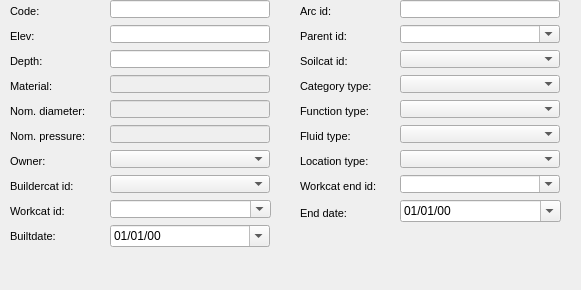
      <widget class="QWidget" name="page_41">
       <property name="geometry">
        <rect>
         <x>0</x>
         <y>0</y>
         <width>581</width>
         <height>290</height>
        </rect>
       </property>
       <attribute name="label">
        <string>Basic information</string>
       </attribute>
       <widget class="QgsDateTimeEdit" name="enddate">
        <property name="geometry">
         <rect>
          <x>400</x>
          <y>200</y>
          <width>161</width>
          <height>22</height>
         </rect>
        </property>
        <property name="displayFormat">
         <string>dd/MM/yy</string>
        </property>
        <property name="calendarPopup">
         <bool>true</bool>
        </property>
        <property name="allowNull" stdset="0">
         <bool>true</bool>
        </property>
       </widget>
       <widget class="QComboBox" name="ownercat_id">
        <property name="geometry">
         <rect>
          <x>110</x>
          <y>150</y>
          <width>160</width>
          <height>18</height>
         </rect>
        </property>
       </widget>
       <widget class="QComboBox" name="workcat_id_end">
        <property name="geometry">
         <rect>
          <x>400</x>
          <y>175</y>
          <width>160</width>
          <height>18</height>
         </rect>
        </property>
        <property name="autoFillBackground">
         <bool>true</bool>
        </property>
        <property name="editable">
         <bool>true</bool>
        </property>
        <property name="maxVisibleItems">
         <number>8</number>
        </property>
        <property name="frame">
         <bool>true</bool>
        </property>
       </widget>
       <widget class="QComboBox" name="buildercat_id">
        <property name="geometry">
         <rect>
          <x>110</x>
          <y>175</y>
          <width>160</width>
          <height>18</height>
         </rect>
        </property>
       </widget>
       <widget class="QComboBox" name="fluid_type">
        <property name="geometry">
         <rect>
          <x>400</x>
          <y>125</y>
          <width>160</width>
          <height>18</height>
         </rect>
        </property>
       </widget>
       <widget class="QgsDateTimeEdit" name="builtdate">
        <property name="geometry">
         <rect>
          <x>110</x>
          <y>225</y>
          <width>160</width>
          <height>22</height>
         </rect>
        </property>
        <property name="displayFormat">
         <string>dd/MM/yy</string>
        </property>
        <property name="calendarPopup">
         <bool>true</bool>
        </property>
        <property name="allowNull" stdset="0">
         <bool>true</bool>
        </property>
       </widget>
       <widget class="QLineEdit" name="cat_pnom">
        <property name="enabled">
         <bool>false</bool>
        </property>
        <property name="geometry">
         <rect>
          <x>110</x>
          <y>125</y>
          <width>160</width>
          <height>18</height>
         </rect>
        </property>
        <property name="frame">
         <bool>true</bool>
        </property>
       </widget>
       <widget class="QLabel" name="label_cat_matcat_id">
        <property name="geometry">
         <rect>
          <x>10</x>
          <y>75</y>
          <width>101</width>
          <height>22</height>
         </rect>
        </property>
        <property name="font">
         <font>
          <pointsize>8</pointsize>
         </font>
        </property>
        <property name="frameShape">
         <enum>QFrame::NoFrame</enum>
        </property>
        <property name="frameShadow">
         <enum>QFrame::Plain</enum>
        </property>
        <property name="text">
         <string>Material:</string>
        </property>
        <property name="textFormat">
         <enum>Qt::AutoText</enum>
        </property>
        <property name="scaledContents">
         <bool>false</bool>
        </property>
        <property name="alignment">
         <set>Qt::AlignLeading|Qt::AlignLeft|Qt::AlignVCenter</set>
        </property>
        <property name="margin">
         <number>3</number>
        </property>
       </widget>
       <widget class="QLineEdit" name="cat_matcat_id">
        <property name="enabled">
         <bool>false</bool>
        </property>
        <property name="geometry">
         <rect>
          <x>110</x>
          <y>75</y>
          <width>160</width>
          <height>18</height>
         </rect>
        </property>
        <property name="frame">
         <bool>true</bool>
        </property>
       </widget>
       <widget class="QLineEdit" name="code">
        <property name="geometry">
         <rect>
          <x>110</x>
          <y>0</y>
          <width>160</width>
          <height>18</height>
         </rect>
        </property>
        <property name="frame">
         <bool>true</bool>
        </property>
       </widget>
       <widget class="QComboBox" name="soilcat_id">
        <property name="geometry">
         <rect>
          <x>400</x>
          <y>50</y>
          <width>160</width>
          <height>18</height>
         </rect>
        </property>
       </widget>
       <widget class="QLabel" name="label_cat_pnom">
        <property name="geometry">
         <rect>
          <x>10</x>
          <y>125</y>
          <width>101</width>
          <height>22</height>
         </rect>
        </property>
        <property name="font">
         <font>
          <pointsize>8</pointsize>
         </font>
        </property>
        <property name="frameShape">
         <enum>QFrame::NoFrame</enum>
        </property>
        <property name="frameShadow">
         <enum>QFrame::Plain</enum>
        </property>
        <property name="text">
         <string>Nom. pressure:</string>
        </property>
        <property name="textFormat">
         <enum>Qt::AutoText</enum>
        </property>
        <property name="scaledContents">
         <bool>false</bool>
        </property>
        <property name="alignment">
         <set>Qt::AlignLeading|Qt::AlignLeft|Qt::AlignVCenter</set>
        </property>
        <property name="margin">
         <number>3</number>
        </property>
       </widget>
       <widget class="QLabel" name="label_builtdate">
        <property name="geometry">
         <rect>
          <x>10</x>
          <y>225</y>
          <width>101</width>
          <height>22</height>
         </rect>
        </property>
        <property name="font">
         <font>
          <pointsize>8</pointsize>
         </font>
        </property>
        <property name="frameShape">
         <enum>QFrame::NoFrame</enum>
        </property>
        <property name="frameShadow">
         <enum>QFrame::Plain</enum>
        </property>
        <property name="text">
         <string>Builtdate:</string>
        </property>
        <property name="textFormat">
         <enum>Qt::AutoText</enum>
        </property>
        <property name="scaledContents">
         <bool>false</bool>
        </property>
        <property name="alignment">
         <set>Qt::AlignLeading|Qt::AlignLeft|Qt::AlignVCenter</set>
        </property>
        <property name="margin">
         <number>3</number>
        </property>
       </widget>
       <widget class="QLabel" name="label_buildercat_id">
        <property name="geometry">
         <rect>
          <x>10</x>
          <y>175</y>
          <width>101</width>
          <height>22</height>
         </rect>
        </property>
        <property name="font">
         <font>
          <pointsize>8</pointsize>
         </font>
        </property>
        <property name="frameShape">
         <enum>QFrame::NoFrame</enum>
        </property>
        <property name="frameShadow">
         <enum>QFrame::Plain</enum>
        </property>
        <property name="text">
         <string>Buildercat id:</string>
        </property>
        <property name="textFormat">
         <enum>Qt::AutoText</enum>
        </property>
        <property name="scaledContents">
         <bool>false</bool>
        </property>
        <property name="alignment">
         <set>Qt::AlignLeading|Qt::AlignLeft|Qt::AlignVCenter</set>
        </property>
        <property name="margin">
         <number>3</number>
        </property>
       </widget>
       <widget class="QComboBox" name="location_type">
        <property name="geometry">
         <rect>
          <x>400</x>
          <y>150</y>
          <width>160</width>
          <height>18</height>
         </rect>
        </property>
       </widget>
       <widget class="QComboBox" name="parent_id">
        <property name="geometry">
         <rect>
          <x>400</x>
          <y>25</y>
          <width>160</width>
          <height>18</height>
         </rect>
        </property>
        <property name="autoFillBackground">
         <bool>true</bool>
        </property>
        <property name="editable">
         <bool>true</bool>
        </property>
        <property name="maxVisibleItems">
         <number>8</number>
        </property>
        <property name="frame">
         <bool>true</bool>
        </property>
       </widget>
       <widget class="QLabel" name="label_soilcat_id">
        <property name="geometry">
         <rect>
          <x>300</x>
          <y>50</y>
          <width>101</width>
          <height>22</height>
         </rect>
        </property>
        <property name="font">
         <font>
          <pointsize>8</pointsize>
         </font>
        </property>
        <property name="frameShape">
         <enum>QFrame::NoFrame</enum>
        </property>
        <property name="frameShadow">
         <enum>QFrame::Plain</enum>
        </property>
        <property name="text">
         <string>Soilcat id:</string>
        </property>
        <property name="textFormat">
         <enum>Qt::AutoText</enum>
        </property>
        <property name="scaledContents">
         <bool>false</bool>
        </property>
        <property name="alignment">
         <set>Qt::AlignLeading|Qt::AlignLeft|Qt::AlignVCenter</set>
        </property>
        <property name="margin">
         <number>3</number>
        </property>
       </widget>
       <widget class="QLabel" name="label_workcat_id">
        <property name="geometry">
         <rect>
          <x>10</x>
          <y>200</y>
          <width>90</width>
          <height>22</height>
         </rect>
        </property>
        <property name="font">
         <font>
          <pointsize>8</pointsize>
         </font>
        </property>
        <property name="frameShape">
         <enum>QFrame::NoFrame</enum>
        </property>
        <property name="frameShadow">
         <enum>QFrame::Plain</enum>
        </property>
        <property name="text">
         <string>Workcat id:</string>
        </property>
        <property name="textFormat">
         <enum>Qt::AutoText</enum>
        </property>
        <property name="scaledContents">
         <bool>false</bool>
        </property>
        <property name="alignment">
         <set>Qt::AlignLeading|Qt::AlignLeft|Qt::AlignVCenter</set>
        </property>
        <property name="margin">
         <number>3</number>
        </property>
       </widget>
       <widget class="QLabel" name="label_depth">
        <property name="geometry">
         <rect>
          <x>10</x>
          <y>50</y>
          <width>90</width>
          <height>22</height>
         </rect>
        </property>
        <property name="font">
         <font>
          <pointsize>8</pointsize>
          <weight>50</weight>
          <bold>false</bold>
         </font>
        </property>
        <property name="frameShape">
         <enum>QFrame::NoFrame</enum>
        </property>
        <property name="frameShadow">
         <enum>QFrame::Plain</enum>
        </property>
        <property name="text">
         <string>Depth:</string>
        </property>
        <property name="textFormat">
         <enum>Qt::AutoText</enum>
        </property>
        <property name="scaledContents">
         <bool>false</bool>
        </property>
        <property name="alignment">
         <set>Qt::AlignLeading|Qt::AlignLeft|Qt::AlignVCenter</set>
        </property>
        <property name="margin">
         <number>3</number>
        </property>
       </widget>
       <widget class="QLabel" name="label_arc_id">
        <property name="geometry">
         <rect>
          <x>300</x>
          <y>0</y>
          <width>101</width>
          <height>22</height>
         </rect>
        </property>
        <property name="font">
         <font>
          <pointsize>8</pointsize>
         </font>
        </property>
        <property name="frameShape">
         <enum>QFrame::NoFrame</enum>
        </property>
        <property name="frameShadow">
         <enum>QFrame::Plain</enum>
        </property>
        <property name="text">
         <string>Arc id:</string>
        </property>
        <property name="textFormat">
         <enum>Qt::AutoText</enum>
        </property>
        <property name="scaledContents">
         <bool>false</bool>
        </property>
        <property name="alignment">
         <set>Qt::AlignLeading|Qt::AlignLeft|Qt::AlignVCenter</set>
        </property>
        <property name="margin">
         <number>3</number>
        </property>
       </widget>
       <widget class="QLabel" name="label_parent_id">
        <property name="geometry">
         <rect>
          <x>300</x>
          <y>25</y>
          <width>101</width>
          <height>22</height>
         </rect>
        </property>
        <property name="font">
         <font>
          <pointsize>8</pointsize>
         </font>
        </property>
        <property name="frameShape">
         <enum>QFrame::NoFrame</enum>
        </property>
        <property name="frameShadow">
         <enum>QFrame::Plain</enum>
        </property>
        <property name="text">
         <string>Parent id:</string>
        </property>
        <property name="textFormat">
         <enum>Qt::AutoText</enum>
        </property>
        <property name="scaledContents">
         <bool>false</bool>
        </property>
        <property name="alignment">
         <set>Qt::AlignLeading|Qt::AlignLeft|Qt::AlignVCenter</set>
        </property>
        <property name="margin">
         <number>3</number>
        </property>
       </widget>
       <widget class="QLabel" name="label_function_type">
        <property name="geometry">
         <rect>
          <x>300</x>
          <y>100</y>
          <width>101</width>
          <height>22</height>
         </rect>
        </property>
        <property name="font">
         <font>
          <pointsize>8</pointsize>
         </font>
        </property>
        <property name="frameShape">
         <enum>QFrame::NoFrame</enum>
        </property>
        <property name="frameShadow">
         <enum>QFrame::Plain</enum>
        </property>
        <property name="text">
         <string>Function type:</string>
        </property>
        <property name="textFormat">
         <enum>Qt::AutoText</enum>
        </property>
        <property name="scaledContents">
         <bool>false</bool>
        </property>
        <property name="alignment">
         <set>Qt::AlignLeading|Qt::AlignLeft|Qt::AlignVCenter</set>
        </property>
        <property name="margin">
         <number>3</number>
        </property>
       </widget>
       <widget class="QLabel" name="label_elevation">
        <property name="geometry">
         <rect>
          <x>10</x>
          <y>25</y>
          <width>90</width>
          <height>22</height>
         </rect>
        </property>
        <property name="font">
         <font>
          <pointsize>8</pointsize>
          <weight>50</weight>
          <bold>false</bold>
         </font>
        </property>
        <property name="frameShape">
         <enum>QFrame::NoFrame</enum>
        </property>
        <property name="frameShadow">
         <enum>QFrame::Plain</enum>
        </property>
        <property name="text">
         <string>Elev:</string>
        </property>
        <property name="textFormat">
         <enum>Qt::AutoText</enum>
        </property>
        <property name="scaledContents">
         <bool>false</bool>
        </property>
        <property name="alignment">
         <set>Qt::AlignLeading|Qt::AlignLeft|Qt::AlignVCenter</set>
        </property>
        <property name="margin">
         <number>3</number>
        </property>
       </widget>
       <widget class="QLabel" name="label_owner">
        <property name="geometry">
         <rect>
          <x>10</x>
          <y>150</y>
          <width>90</width>
          <height>22</height>
         </rect>
        </property>
        <property name="font">
         <font>
          <pointsize>8</pointsize>
         </font>
        </property>
        <property name="frameShape">
         <enum>QFrame::NoFrame</enum>
        </property>
        <property name="frameShadow">
         <enum>QFrame::Plain</enum>
        </property>
        <property name="text">
         <string>Owner:</string>
        </property>
        <property name="textFormat">
         <enum>Qt::AutoText</enum>
        </property>
        <property name="scaledContents">
         <bool>false</bool>
        </property>
        <property name="alignment">
         <set>Qt::AlignLeading|Qt::AlignLeft|Qt::AlignVCenter</set>
        </property>
        <property name="margin">
         <number>3</number>
        </property>
       </widget>
       <widget class="QComboBox" name="workcat_id">
        <property name="geometry">
         <rect>
          <x>110</x>
          <y>200</y>
          <width>161</width>
          <height>18</height>
         </rect>
        </property>
        <property name="autoFillBackground">
         <bool>true</bool>
        </property>
        <property name="editable">
         <bool>true</bool>
        </property>
        <property name="maxVisibleItems">
         <number>8</number>
        </property>
        <property name="frame">
         <bool>true</bool>
        </property>
       </widget>
       <widget class="QLabel" name="label_fluid_type">
        <property name="geometry">
         <rect>
          <x>300</x>
          <y>125</y>
          <width>103</width>
          <height>22</height>
         </rect>
        </property>
        <property name="font">
         <font>
          <pointsize>8</pointsize>
         </font>
        </property>
        <property name="frameShape">
         <enum>QFrame::NoFrame</enum>
        </property>
        <property name="frameShadow">
         <enum>QFrame::Plain</enum>
        </property>
        <property name="text">
         <string>Fluid type:</string>
        </property>
        <property name="textFormat">
         <enum>Qt::AutoText</enum>
        </property>
        <property name="scaledContents">
         <bool>false</bool>
        </property>
        <property name="alignment">
         <set>Qt::AlignLeading|Qt::AlignLeft|Qt::AlignVCenter</set>
        </property>
        <property name="margin">
         <number>3</number>
        </property>
       </widget>
       <widget class="QLineEdit" name="elevation">
        <property name="geometry">
         <rect>
          <x>110</x>
          <y>25</y>
          <width>160</width>
          <height>18</height>
         </rect>
        </property>
        <property name="inputMask">
         <string/>
        </property>
        <property name="frame">
         <bool>true</bool>
        </property>
       </widget>
       <widget class="QLineEdit" name="cat_dnom">
        <property name="enabled">
         <bool>false</bool>
        </property>
        <property name="geometry">
         <rect>
          <x>110</x>
          <y>100</y>
          <width>160</width>
          <height>18</height>
         </rect>
        </property>
        <property name="frame">
         <bool>true</bool>
        </property>
       </widget>
       <widget class="QLabel" name="label_enddate">
        <property name="geometry">
         <rect>
          <x>300</x>
          <y>202</y>
          <width>101</width>
          <height>22</height>
         </rect>
        </property>
        <property name="font">
         <font>
          <pointsize>8</pointsize>
         </font>
        </property>
        <property name="frameShape">
         <enum>QFrame::NoFrame</enum>
        </property>
        <property name="frameShadow">
         <enum>QFrame::Plain</enum>
        </property>
        <property name="text">
         <string>End date:</string>
        </property>
        <property name="textFormat">
         <enum>Qt::AutoText</enum>
        </property>
        <property name="scaledContents">
         <bool>false</bool>
        </property>
        <property name="alignment">
         <set>Qt::AlignLeading|Qt::AlignLeft|Qt::AlignVCenter</set>
        </property>
        <property name="margin">
         <number>3</number>
        </property>
       </widget>
       <widget class="QLineEdit" name="depth">
        <property name="geometry">
         <rect>
          <x>110</x>
          <y>50</y>
          <width>160</width>
          <height>18</height>
         </rect>
        </property>
        <property name="frame">
         <bool>true</bool>
        </property>
       </widget>
       <widget class="QLabel" name="label_cat_dnom">
        <property name="geometry">
         <rect>
          <x>10</x>
          <y>100</y>
          <width>101</width>
          <height>22</height>
         </rect>
        </property>
        <property name="font">
         <font>
          <pointsize>8</pointsize>
         </font>
        </property>
        <property name="frameShape">
         <enum>QFrame::NoFrame</enum>
        </property>
        <property name="frameShadow">
         <enum>QFrame::Plain</enum>
        </property>
        <property name="text">
         <string>Nom. diameter:</string>
        </property>
        <property name="textFormat">
         <enum>Qt::AutoText</enum>
        </property>
        <property name="scaledContents">
         <bool>false</bool>
        </property>
        <property name="alignment">
         <set>Qt::AlignLeading|Qt::AlignLeft|Qt::AlignVCenter</set>
        </property>
        <property name="margin">
         <number>3</number>
        </property>
       </widget>
       <widget class="QLabel" name="label_category_type">
        <property name="geometry">
         <rect>
          <x>300</x>
          <y>75</y>
          <width>103</width>
          <height>22</height>
         </rect>
        </property>
        <property name="font">
         <font>
          <pointsize>8</pointsize>
         </font>
        </property>
        <property name="frameShape">
         <enum>QFrame::NoFrame</enum>
        </property>
        <property name="frameShadow">
         <enum>QFrame::Plain</enum>
        </property>
        <property name="text">
         <string>Category type:</string>
        </property>
        <property name="textFormat">
         <enum>Qt::AutoText</enum>
        </property>
        <property name="scaledContents">
         <bool>false</bool>
        </property>
        <property name="alignment">
         <set>Qt::AlignLeading|Qt::AlignLeft|Qt::AlignVCenter</set>
        </property>
        <property name="margin">
         <number>3</number>
        </property>
       </widget>
       <widget class="QComboBox" name="function_type">
        <property name="geometry">
         <rect>
          <x>400</x>
          <y>100</y>
          <width>160</width>
          <height>18</height>
         </rect>
        </property>
       </widget>
       <widget class="QComboBox" name="category_type">
        <property name="geometry">
         <rect>
          <x>400</x>
          <y>75</y>
          <width>160</width>
          <height>18</height>
         </rect>
        </property>
       </widget>
       <widget class="QLabel" name="label_code">
        <property name="geometry">
         <rect>
          <x>10</x>
          <y>0</y>
          <width>101</width>
          <height>22</height>
         </rect>
        </property>
        <property name="font">
         <font>
          <pointsize>8</pointsize>
         </font>
        </property>
        <property name="frameShape">
         <enum>QFrame::NoFrame</enum>
        </property>
        <property name="frameShadow">
         <enum>QFrame::Plain</enum>
        </property>
        <property name="text">
         <string>Code:</string>
        </property>
        <property name="textFormat">
         <enum>Qt::AutoText</enum>
        </property>
        <property name="scaledContents">
         <bool>false</bool>
        </property>
        <property name="alignment">
         <set>Qt::AlignLeading|Qt::AlignLeft|Qt::AlignVCenter</set>
        </property>
        <property name="margin">
         <number>3</number>
        </property>
       </widget>
       <widget class="QLabel" name="label_location_type">
        <property name="geometry">
         <rect>
          <x>300</x>
          <y>150</y>
          <width>101</width>
          <height>22</height>
         </rect>
        </property>
        <property name="font">
         <font>
          <pointsize>8</pointsize>
         </font>
        </property>
        <property name="frameShape">
         <enum>QFrame::NoFrame</enum>
        </property>
        <property name="frameShadow">
         <enum>QFrame::Plain</enum>
        </property>
        <property name="text">
         <string>Location type:</string>
        </property>
        <property name="textFormat">
         <enum>Qt::AutoText</enum>
        </property>
        <property name="scaledContents">
         <bool>false</bool>
        </property>
        <property name="alignment">
         <set>Qt::AlignLeading|Qt::AlignLeft|Qt::AlignVCenter</set>
        </property>
        <property name="margin">
         <number>3</number>
        </property>
       </widget>
       <widget class="QLabel" name="label_workcat_id_end">
        <property name="geometry">
         <rect>
          <x>300</x>
          <y>175</y>
          <width>101</width>
          <height>22</height>
         </rect>
        </property>
        <property name="font">
         <font>
          <pointsize>8</pointsize>
         </font>
        </property>
        <property name="frameShape">
         <enum>QFrame::NoFrame</enum>
        </property>
        <property name="frameShadow">
         <enum>QFrame::Plain</enum>
        </property>
        <property name="text">
         <string>Workcat end id:</string>
        </property>
        <property name="textFormat">
         <enum>Qt::AutoText</enum>
        </property>
        <property name="scaledContents">
         <bool>false</bool>
        </property>
        <property name="alignment">
         <set>Qt::AlignLeading|Qt::AlignLeft|Qt::AlignVCenter</set>
        </property>
        <property name="margin">
         <number>3</number>
        </property>
       </widget>
       <widget class="QLineEdit" name="arc_id">
        <property name="geometry">
         <rect>
          <x>400</x>
          <y>0</y>
          <width>160</width>
          <height>18</height>
         </rect>
        </property>
        <property name="frame">
         <bool>true</bool>
        </property>
       </widget>
      </widget>
